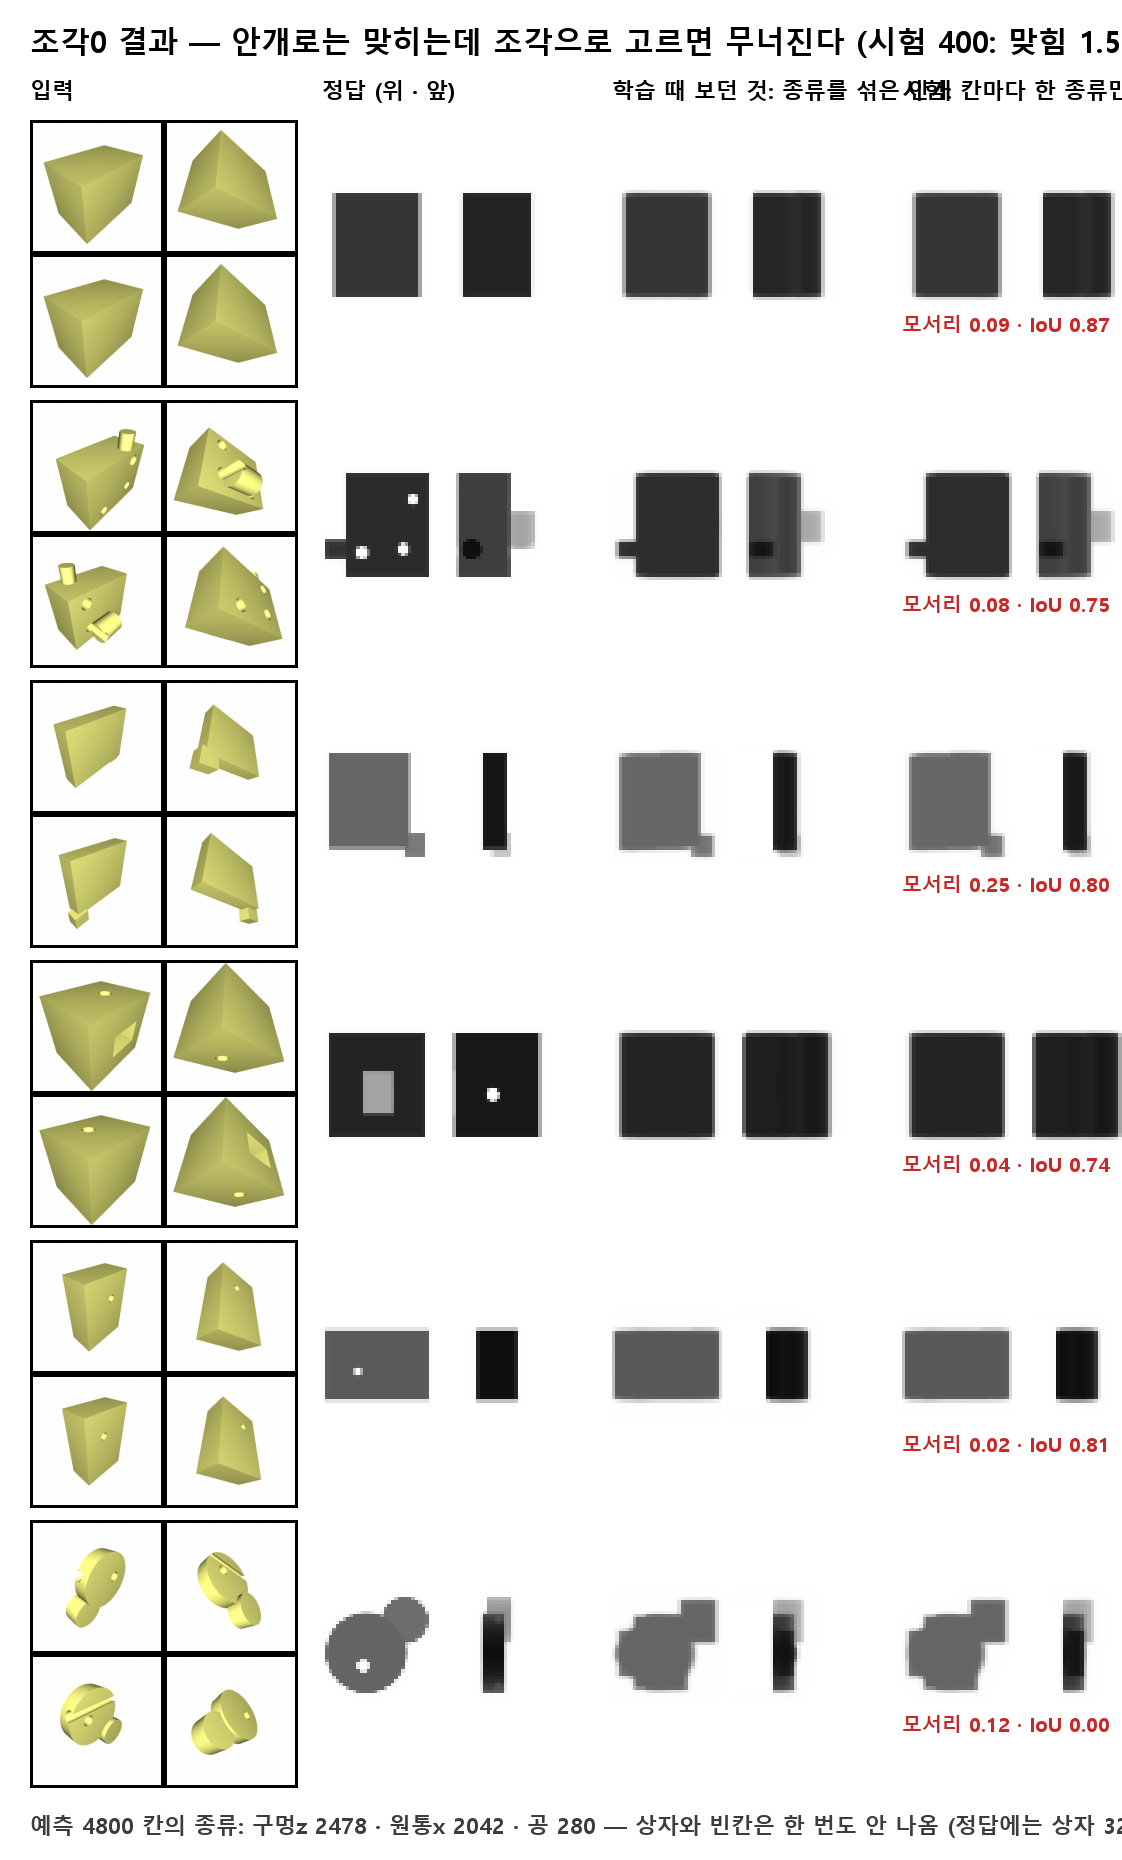

The Python source for this figure:
# -*- coding: utf-8 -*-
"""조각0 시험 그림 — 입력 · 정답 깊이 · 학습 때 보던 섞인 예측(부드러움) · 시험 때 한 종류씩 고른 예측(딱딱함) — 왜 숫자가 무너졌나"""
import os, sys, json, glob, numpy as np, torch
from PIL import Image, ImageDraw, ImageFont
H = os.path.dirname(os.path.abspath(__file__)); sys.path.insert(0, H)
from 조각 import 이름, 정답칸, 격자, 보기
from 조각 import 점유
from 학습 import 디코더, K, N3
O = os.environ.get("OUT", H); F = lambda n: ImageFont.truetype("C:/Windows/Fonts/malgunbd.ttf", n)
X = torch.from_numpy(np.load(os.path.join(H, "특징.npy"))); ids = list(range(3600, 3606)); g = 격자(N3, "cuda")[None]
m = 디코더().cuda(); m.load_state_dict(torch.load(os.path.join(O, "디코더.pt"))); m.eval()
E_ = json.load(open(os.path.join(O, "평가.json"), encoding="utf-8"))
with torch.no_grad():
    lg, c, s = m(X[ids].cuda().float()); soft = 보기(점유(g, lg.softmax(-1), c, s, .01), N3)[1]
    hard = 보기(점유(g, torch.nn.functional.one_hot(lg.argmax(-1), len(이름)).float(), c, s, .01), N3)[1]
    Q = [json.load(open(os.path.join(H, "정답", "%04d.json" % i), encoding="utf-8")) for i in ids]
    P, C, S = map(lambda t: torch.stack(t).cuda(), zip(*[정답칸(q, K) for q in Q])); gt = 보기(점유(g, P, C, S, .005), N3)[1]
Z = 110; cols = ["입력", "정답 (위 · 앞)", "학습 때 보던 것: 종류를 섞은 안개", "시험: 칸마다 한 종류만 고르면"]
W = 262 + 3 * (2 * Z + 40) + 80; im = Image.new("RGB", (W, 120 + len(ids) * 280 + 60), "white"); d = ImageDraw.Draw(im)
d.text((30, 20), os.environ.get("TITLE", "조각0 결과 — 시험 400: 맞힘 1.5 % · 대조 21 %"), font=F(30), fill="black")
x0 = 30
for t, w in zip(cols, [262, 2 * Z + 40, 2 * Z + 40, 2 * Z + 40]): d.text((x0, 75), t, font=F(22), fill="black"); x0 += w + 30
tile = lambda a: Image.fromarray((a.cpu().numpy().clip(0, 1) * 255).astype(np.uint8)).resize((Z, Z), Image.NEAREST).convert("RGB")
for r, i in enumerate(ids):
    y = 120 + r * 280; im.paste(Image.open(os.path.join(H, "합성", "%04d.png" % i)), (30, y)); x0 = 30 + 262 + 30
    for D_ in (gt, soft, hard):
        for k, v in enumerate((4, 2)): im.paste(tile(D_[r, v]), (x0 + k * (Z + 10), y + 70))
        x0 += 2 * Z + 70
    e = E_["디코더"][i - 3600]; d.text((x0 - 2 * Z - 70, y + 190), "모서리 %.2f · IoU %.2f" % (e["edge_f1"], e["iou"]), font=F(20), fill=(200, 40, 40))
d.text((30, im.height - 50), os.environ.get("FOOT", ""), font=F(22), fill=(60, 60, 60))
im.save(os.path.join(O, "시험그림.png")); print("ok")
